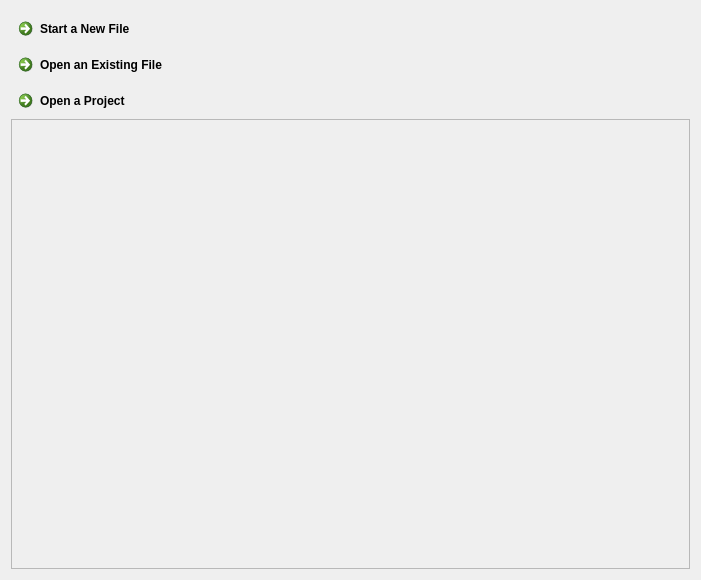
<?xml version="1.0" encoding="UTF-8"?>
<ui version="4.0">
 <class>Welcome</class>
 <widget class="QWidget" name="Welcome">
  <property name="geometry">
   <rect>
    <x>0</x>
    <y>0</y>
    <width>701</width>
    <height>580</height>
   </rect>
  </property>
  <property name="sizePolicy">
   <sizepolicy hsizetype="MinimumExpanding" vsizetype="MinimumExpanding">
    <horstretch>0</horstretch>
    <verstretch>0</verstretch>
   </sizepolicy>
  </property>
  <property name="windowTitle">
   <string>Form</string>
  </property>
  <layout class="QVBoxLayout" name="verticalLayout">
   <item>
    <widget class="QCommandLinkButton" name="newFileButton">
     <property name="maximumSize">
      <size>
       <width>16777215</width>
       <height>30</height>
      </size>
     </property>
     <property name="text">
      <string>Start a New File</string>
     </property>
    </widget>
   </item>
   <item>
    <widget class="QCommandLinkButton" name="openFileButton">
     <property name="maximumSize">
      <size>
       <width>16777215</width>
       <height>30</height>
      </size>
     </property>
     <property name="text">
      <string>Open an Existing File</string>
     </property>
    </widget>
   </item>
   <item>
    <widget class="QCommandLinkButton" name="openProjectButton">
     <property name="maximumSize">
      <size>
       <width>16777215</width>
       <height>30</height>
      </size>
     </property>
     <property name="text">
      <string>Open a Project</string>
     </property>
    </widget>
   </item>
   <item>
    <widget class="QFrame" name="frame">
     <property name="frameShape">
      <enum>QFrame::StyledPanel</enum>
     </property>
     <property name="frameShadow">
      <enum>QFrame::Raised</enum>
     </property>
    </widget>
   </item>
  </layout>
 </widget>
 <resources/>
 <connections/>
</ui>
